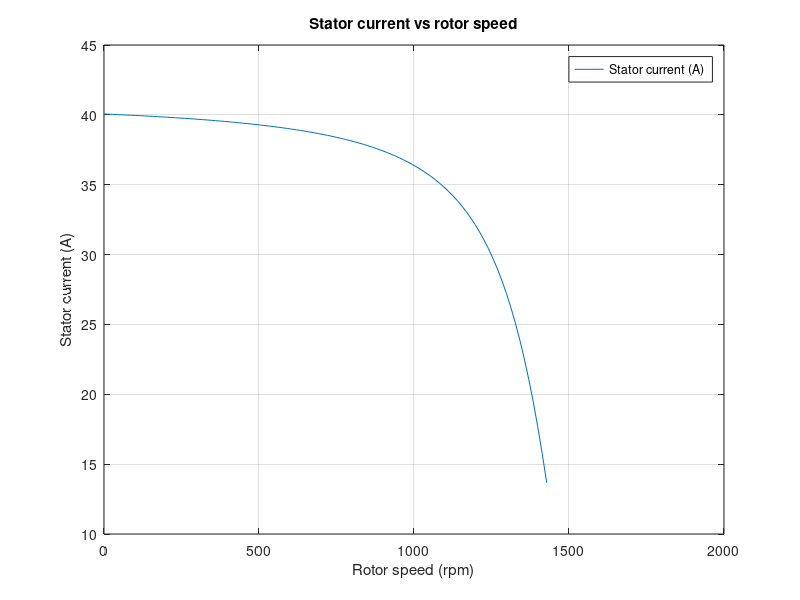
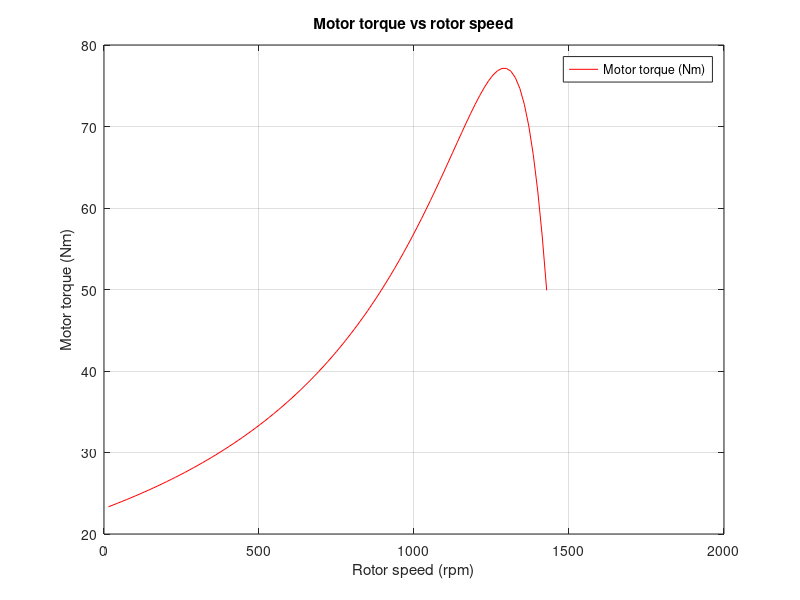

Write MATLAB code to recreate these figures, in order.
%% Below I use the parameters given and calculate to graphically plot the motor-torque-speed and stator-current-speed charictaristics over a slip range from 1 to 0.048
%% Date 02/03/2024
%% Written by Bailey Raven

%% Initial Decalrations and Calculations
Vs = 230; %% Declaring the supply phase voltage (V)
fs = 50; %% Declaring the supply frequency (Hz)
Rr = 0.8; %% Declaring the rotor resistance (ohm's)
Rs = 0.8; %% Declaring the stator resistance (ohm's)
Xeq = 5.69; %% Declaring the equivalent impedance (H)
s = linspace(1, 0.048, 100); %% Declaring slip as a range from 1 to 0.048, with a spacing of 0.01
Ns = 1500;  %% Delaring the synchronous speed (rpm)
wr = (2*pi.*(Ns.*(1.-s)))./60; %% Calculating an angular rotor speed (rad\s) for the varying slip from 1 down to 0
Nr = Ns.*(1.-s); %% Calculating the range of rotor speeds for the varying slip (rpm)
Lm = 0.637; %% Declaring a magnetic inductance (H)
Im = Vs/(2*pi*fs*Lm); %% Calculating a magnetising current (A)
R_total = Rs+(Rr./s); %% Calculating the total resistance, based off of both the rotor and stator resistances (ohm's)

%% Plotting the stator curretn vs the motor speed
Ir = Vs./((R_total.^2)+Xeq^2).^(1/2);  %% Calculating the rotor current for the varying slip (A)
Is = Im + Ir; %% Calculating the stator current (A)
figure() %% Creating a figure
plot(Nr, Is) %% Plotting the rotor speed on the x-axis & stator current on the y-axis
title("Stator current vs rotor speed") %% Titling the graph
xlabel("Rotor speed (rpm)") %% Labling the x-axis
ylabel("Stator current (A)") %% Labling the y-axis
legend("Stator current (A)") %% Creating a legend for labling the line
grid on  %% Turning on the grid

%% Plotting the motor torque vs the rotor speed
Td = (3.*Ir.^2*Rr.*(1-s))./(wr.*s);  %% Calculating the motor torque (Nm)
figure() %% Creating a figure
plot(Nr, Td, "r") %% Plotting the rotor speed on the x-axis and motor torque on the y-axis, with a red line
title("Motor torque vs rotor speed") %% Titling the graph
xlabel("Rotor speed (rpm)")  %% Labling the x-axis
ylabel("Motor torque (Nm)")  %% Labling the y-axis
legend("Motor torque (Nm)")  %% Creating a legend to label the line
grid on  %% Turning on the grid





